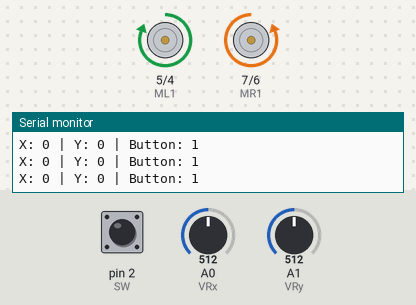
This sketch was run on a simulated Arduino Uno, built with avr-gcc and run on an emulated ATmega328P. Shown: motor-driver pin pairs drawn as motors (green arrow = first pin HIGH = forward, orange = second pin HIGH = backward, longer = more drive), the last lines printed to the serial monitor. The inputs (shaded band) are chosen by the test bench; at power-on: A0 (VRx) = 512, A1 (VRy) = 512, pin 2 (SW) HIGH.

Above: at 0.83 s.
1.3 s: A0 (VRx) set to 1023
At 2.7 s:
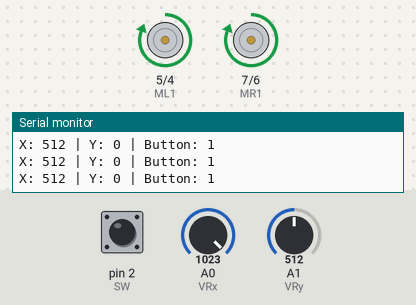
3.0 s: A1 (VRy) set to 1003
4.5 s: A1 (VRy) set to 1012
At 4.94 s:
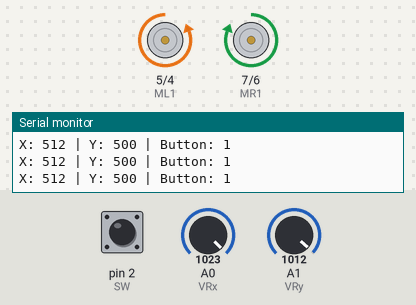
7.5 s: A0 (VRx) set to 1000
At 7.84 s:
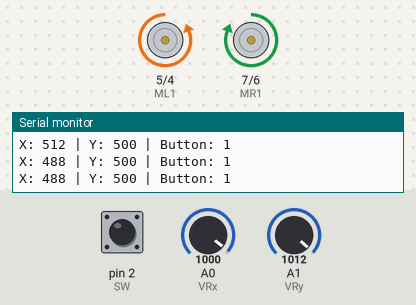
10.5 s: A1 (VRy) set to 900
At 10.91 s:
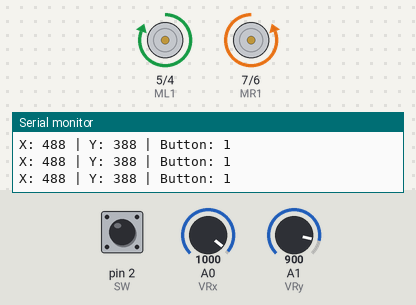
13.5 s: A1 (VRy) set to 1023
At 13.66 s:
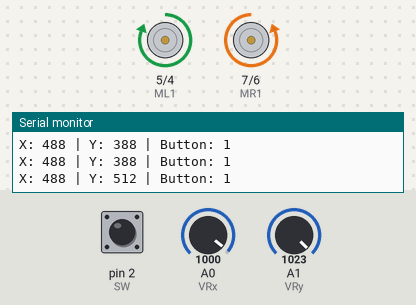
Timing chart, 0 to 17.5 s (numbered marks = the images above; inputs shaded):
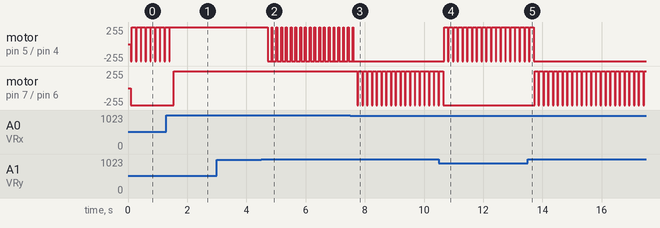

The sketch:

ROBOT_JoyStick.ino
```cpp
#define SPEED 30     //ความเร็ว
int VRx = A0;
int VRy = A1;
int SW = 2;
int MR1 = 7;
int MR2 = 6;
int ML1 = 5;
int ML2 = 4;
//กำหนดค่าเริ่มต้น
int xPosition = 0;
int yPosition = 0;
int SW_state = 0;
int mapX = 0;
int mapY = 0;

void TURNLEFT(int z);
void TURNRIGHT(int z);
void FORWARD(int z);
void BACKWARD(int z);
void STOP(int z);

void setup() {
  pinMode(VRx, INPUT);
  pinMode(VRy, INPUT);
  pinMode(SW, INPUT_PULLUP);

  pinMode(MR1, OUTPUT);
  pinMode(MR2, OUTPUT);
  pinMode(ML1, OUTPUT);
  pinMode(ML2, OUTPUT);
  Serial.begin(115200);
  Serial.print("Starting...\n");

}

void loop() {
  xPosition = analogRead(VRx);
  yPosition = analogRead(VRy);
  SW_state = digitalRead(SW);
  mapX = map(xPosition, 0, 1023, -512, 512);
  mapY = map(yPosition, 0, 1023, -512, 512);

  Serial.print("X: ");
  Serial.print(mapX);
  Serial.print(" | Y: ");
  Serial.print(mapY);
  Serial.print(" | Button: ");
  Serial.println(SW_state);

  delay(100);
  if(mapX >= 500){
    FORWARD(SPEED);
  }else if(mapX <= 500){
    BACKWARD(SPEED);
  }

  if(mapY>=500){
    TURNLEFT(SPEED);
  }else if(mapX <= 500){
    TURNRIGHT(SPEED);
  }


  //STOP(SPEED);
}

void STOP(int z) {
  digitalWrite(MR1, LOW);
  digitalWrite(MR2, LOW);
  digitalWrite(ML1, LOW);
  digitalWrite(ML2, LOW);
  delay(z);
}

void FORWARD(int z) {
  digitalWrite(MR1, HIGH);
  digitalWrite(MR2, LOW);
  digitalWrite(ML1, HIGH);
  digitalWrite(ML2, LOW);
  delay(z);
}

void BACKWARD(int z) {
  digitalWrite(MR1, LOW);
  digitalWrite(MR2, HIGH);
  digitalWrite(ML1, LOW);
  digitalWrite(ML2, HIGH);
  delay(z);
}

void TURNRIGHT(int z) {
  digitalWrite(MR1, LOW);
  digitalWrite(MR2, HIGH);
  digitalWrite(ML1, HIGH);
  digitalWrite(ML2, LOW);
  delay(z);
}

void TURNLEFT(int z) {
  digitalWrite(MR1, HIGH);
  digitalWrite(MR2, LOW);
  digitalWrite(ML1, LOW);
  digitalWrite(ML2, HIGH);
  delay(z);
}
```

Measured:
- the behaviour switches between 1011 and 1012 on A1 (VRy) (found by bisection; images 1 and 2)
- the behaviour switches between 1012 and 1011 on A0 (VRx) (found by bisection; images 2 and 3)
- after the input at 1.3 s, motor on pin 5 (ML1) / pin 4 (ML2): goes on until 1.4 s, then stays forward 255/255; motor on pin 7 (MR1) / pin 6 (MR2): backward 255/255 → forward 255/255 after 0.25 s
- after the input at 4.5 s, motor on pin 5 (ML1) / pin 4 (ML2): alternates forward 255/255 for 0.03 s and backward 255/255 for 0.13 s, starting after 0.22 s
- after the input at 7.5 s, motor on pin 5 (ML1) / pin 4 (ML2): goes on until 7.6 s, then stays backward 255/255; motor on pin 7 (MR1) / pin 6 (MR2): alternates forward 255/255 for 0.13 s and backward 255/255 for 0.03 s, starting after 0.25 s
- after the input at 10.5 s, motor on pin 5 (ML1) / pin 4 (ML2): alternates forward 255/255 for 0.13 s and backward 255/255 for 0.03 s, starting after 0.18 s; motor on pin 7 (MR1) / pin 6 (MR2): goes on until 10.6 s, then stays backward 255/255
- after the input at 13.5 s, motor on pin 5 (ML1) / pin 4 (ML2): goes on until 13.7 s, then stays backward 255/255; motor on pin 7 (MR1) / pin 6 (MR2): alternates forward 255/255 for 0.13 s and backward 255/255 for 0.03 s, starting after 0.23 s
- by itself, motor on pin 5 (ML1) / pin 4 (ML2): alternates forward 255/255 for 0.13 s and backward 255/255 for 0.03 s
